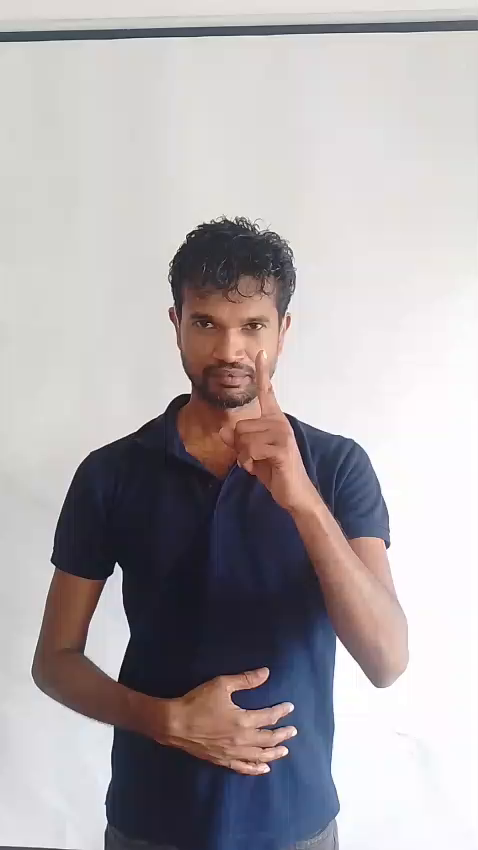
#> input picture frame 0 of expert_reference/expert_reference/expert_01/S02_father.mp4, 478 x 850 px, given in place of S02_father_learner_01_attempt01_20261019_233302.mp4, which was not available
$ python save_learner_video_frames.py
#> lines starting #> are read from the running program, lines starting #| are printed output that depends on the picture; pictures that were not available may be replaced by others from this repository, and a replacement may not be noted

from pathlib import Path
import cv2

ROOT = Path(__file__).resolve().parent.parent

VIDEOS = {
    "learner_attempt01": (
        ROOT / "dataset" / "raw" / "learner_samples" / "learner_01"
        / "S02_father_learner_01_attempt01_20261019_233302.mp4"
    ),
    "expert_02": (
        ROOT / "dataset" / "raw" / "expert_reference" / "expert_02"
        / "S02_father.mp4"
    ),
}

OUTPUT = ROOT / "dataset" / "processed" / "video_inspection_frames"
OUTPUT.mkdir(parents=True, exist_ok=True)

for video_name, video_path in VIDEOS.items():
    cap = cv2.VideoCapture(str(video_path))

    if not cap.isOpened():
        print(f"ERROR: Could not open video: {video_path}")
        continue

    total = int(cap.get(cv2.CAP_PROP_FRAME_COUNT))

    if total <= 0:
        print(f"ERROR: No frames found in {video_path}")
        cap.release()
        continue

    positions = sorted(set([
        0,
        total // 4,
        total // 2,
        (3 * total) // 4,
        total - 1,
    ]))

    for frame_number in positions:
        cap.set(cv2.CAP_PROP_POS_FRAMES, frame_number)
        ok, frame = cap.read()

        if ok:
            output_path = OUTPUT / (
                f"{video_name}_frame_{frame_number:04d}.jpg"
            )
            if cv2.imwrite(str(output_path), frame):
                print("Saved:", output_path)
            else:
                print("ERROR: Could not save:", output_path)
#> this loop made 5 passes
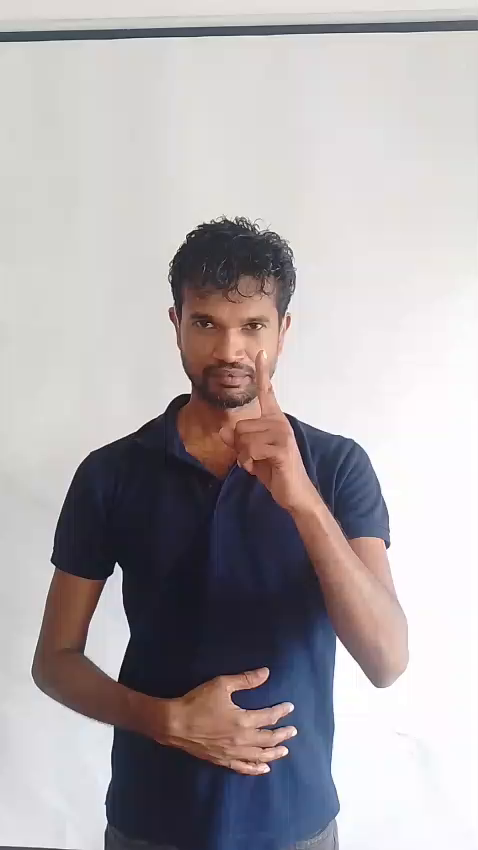
#> input picture frame 0 of expert_reference/expert_reference/expert_01/S02_father.mp4, 478 x 850 px, given in place of S02_father_learner_01_attempt01_20261019_233302.mp4, which was not available
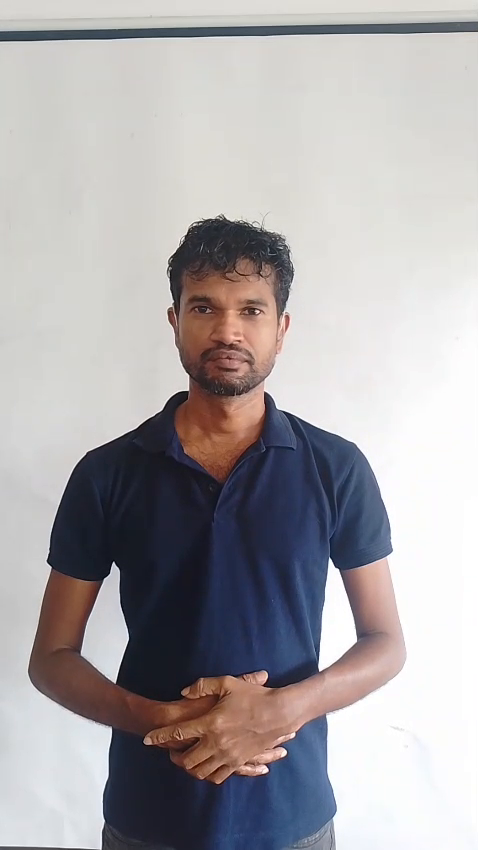
#> input picture frame 34 of expert_reference/expert_reference/expert_01/S02_father.mp4, 478 x 850 px, given in place of S02_father_learner_01_attempt01_20261019_233302.mp4, which was not available
#> pass 3, `ok, frame = cap.read()`:
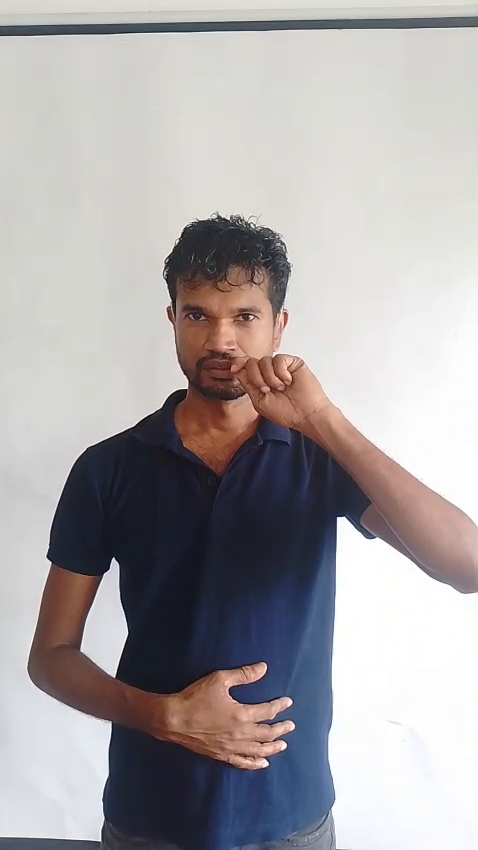
#> frame: shape (850, 478, 3); mean B, G, R 167, 165.3, 169.4

    print(f"{video_name}: {total} total frames processed.")
    cap.release()

print("Frame extraction finished. Original videos were not modified.")

$ run again, starting later in the video
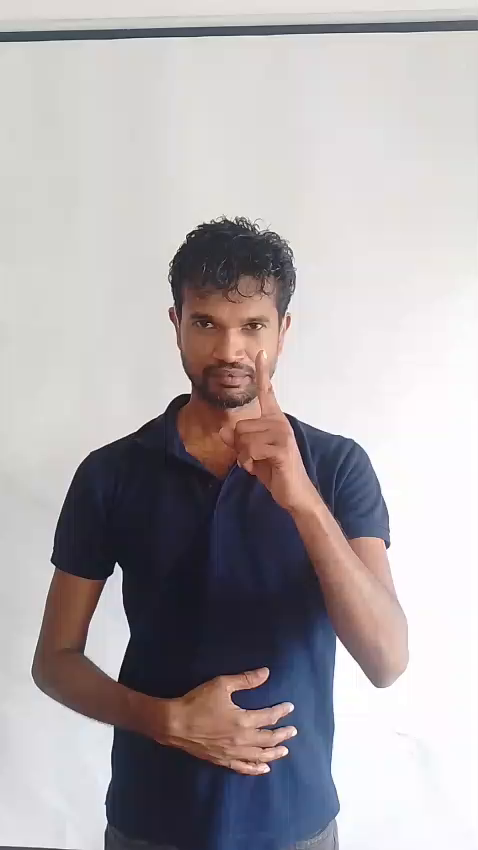
#> input picture frame 0 of expert_reference/expert_reference/expert_01/S02_father.mp4, 478 x 850 px, given in place of S02_father_learner_01_attempt01_20261019_233302.mp4, which was not available
#> the loop `for frame_number in positions:` made 5 passes
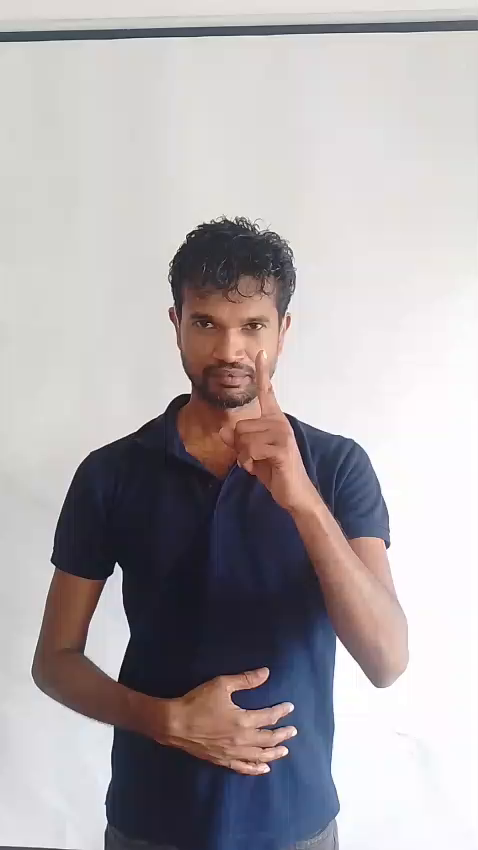
#> input picture frame 0 of expert_reference/expert_reference/expert_01/S02_father.mp4, 478 x 850 px, given in place of S02_father_learner_01_attempt01_20261019_233302.mp4, which was not available
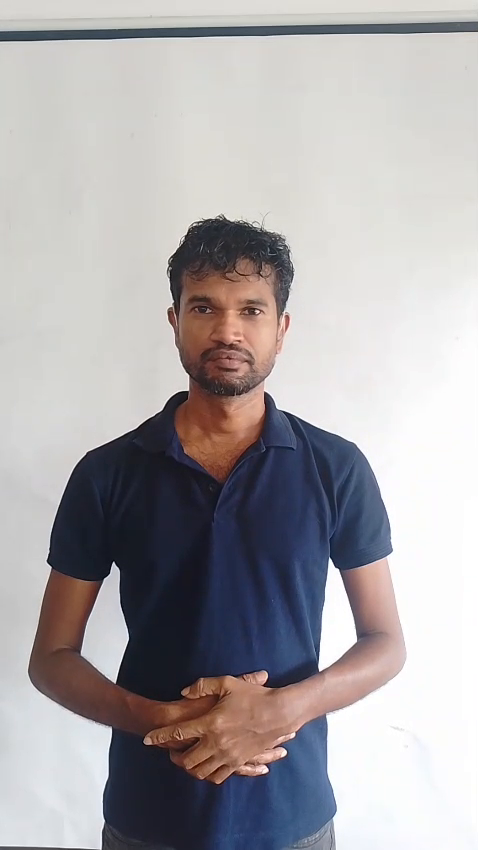
#> input picture frame 34 of expert_reference/expert_reference/expert_01/S02_father.mp4, 478 x 850 px, given in place of S02_father_learner_01_attempt01_20261019_233302.mp4, which was not available

$ run again, starting later in the video
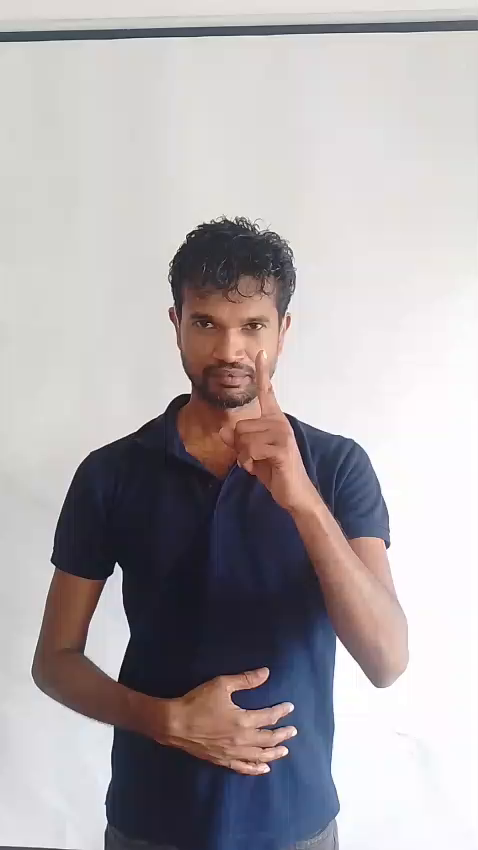
#> input picture frame 0 of expert_reference/expert_reference/expert_01/S02_father.mp4, 478 x 850 px, given in place of S02_father_learner_01_attempt01_20261019_233302.mp4, which was not available
#> the loop `for frame_number in positions:` made 5 passes
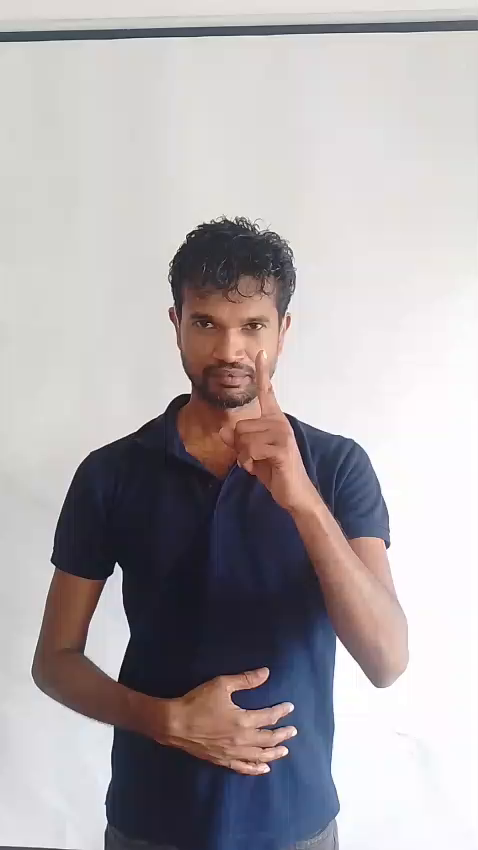
#> input picture frame 0 of expert_reference/expert_reference/expert_01/S02_father.mp4, 478 x 850 px, given in place of S02_father_learner_01_attempt01_20261019_233302.mp4, which was not available
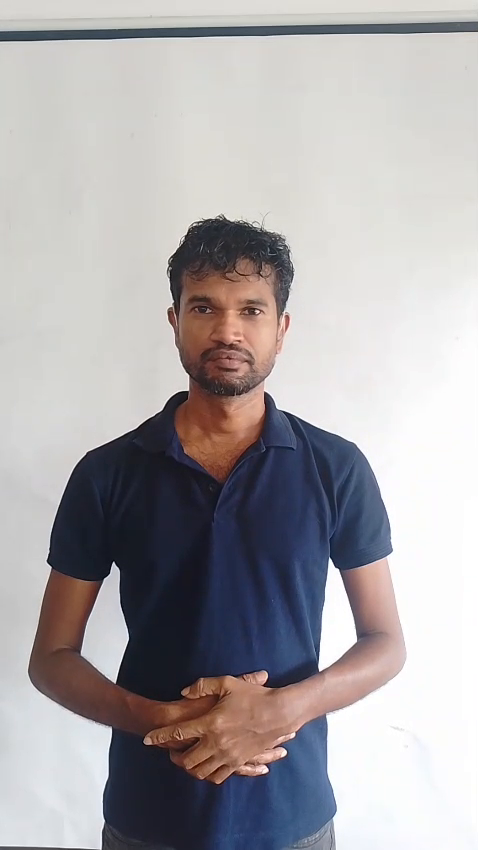
#> input picture frame 34 of expert_reference/expert_reference/expert_01/S02_father.mp4, 478 x 850 px, given in place of S02_father_learner_01_attempt01_20261019_233302.mp4, which was not available
